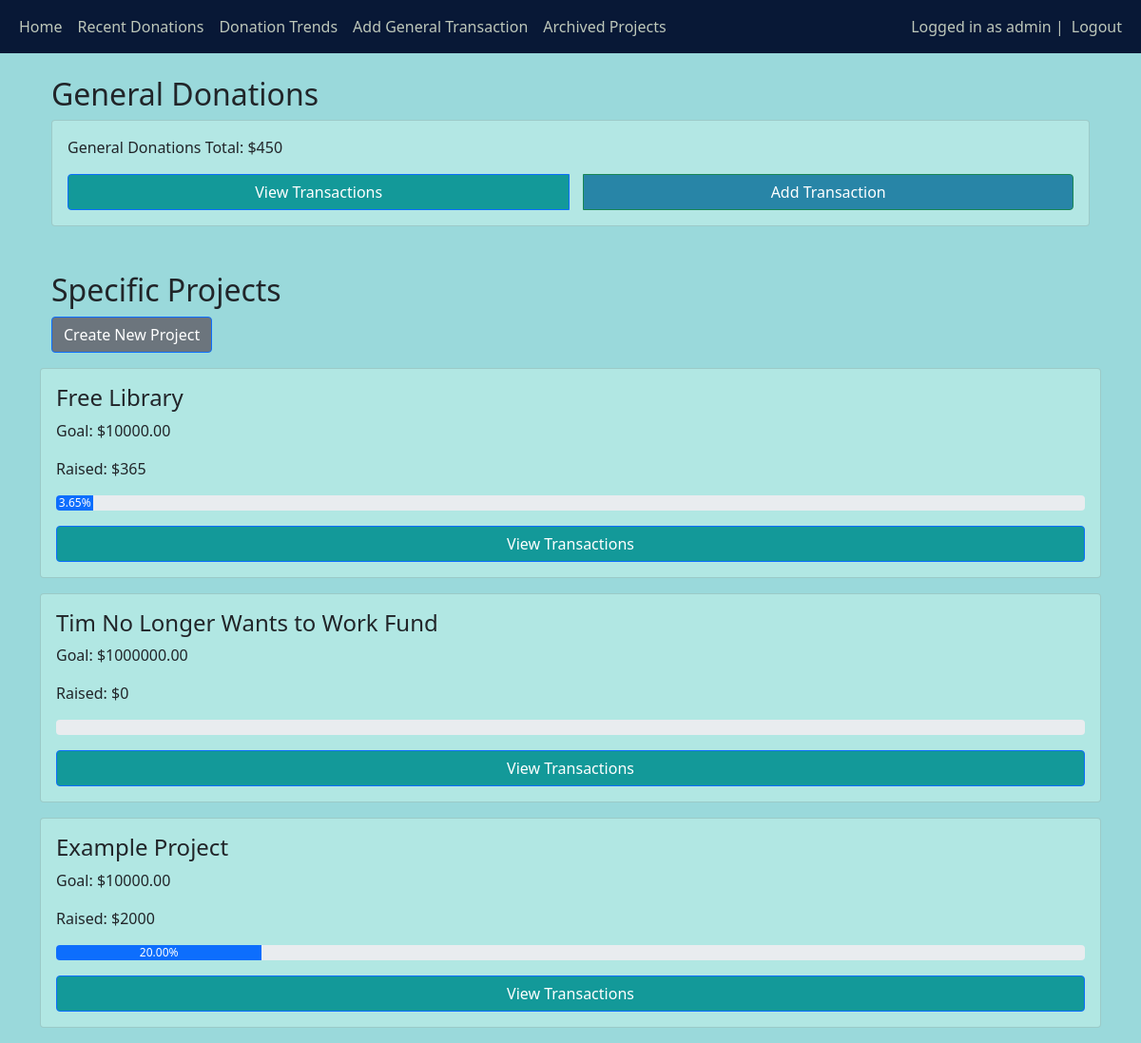
Screenshot of / (signed in) with the database file from the repository.
### main/models.py (models this page shows, shortened)
class Project(models.Model):
    name = models.CharField(max_length=100)
    start_date = models.DateField()
    end_date = models.DateField()
    goal_amount = models.DecimalField(max_digits=10, decimal_places=2)
    description = models.TextField(null=True, blank=True)
    owner = models.ForeignKey(User, on_delete=models.CASCADE)
    is_archived = models.BooleanField(default=False)

### main/views.py (the view)
# urls.py: path('', views.home, name='home'),
def home(request):
    general_total = Transaction.objects.filter(fund="general").aggregate(Sum('amount'))['amount__sum'] or 0
    projects = Project.objects.filter(is_archived=False) #projects = Project.objects.all()
    project_data = []
    for project in projects:
        total_raised = project.transactions.aggregate(Sum('amount'))['amount__sum'] or 0
        progress_percentage = (total_raised / project.goal_amount) * 100 if project.goal_amount > 0 else 0
        project_data.append({
            'project': project,
            'total_raised': total_raised,
            'progress_percentage': round(progress_percentage, 2),
            'is_owner': project.owner ==request.user
        })
    return render(request, 'main/home.html', {
        'general_total': general_total,
        'project_data': project_data
    })

### main/templates/main/home.html (shortened to what this page needs)
{% extends 'main/base.html' %}
{% block content %}
<div class="container mt-4">
    <h2>General Donations</h2>
    <div class="card p-3" style="background-color: #b3e7e4;">
        <p>General Donations Total: ${{ general_total }}</p>
        <div class="btn-group">
            <a href="{% url 'view_general_transactions' %}" class="btn btn-primary" class="btn" style="background-color: #069393eb; color: white !important;" >View Transactions</a>
            <a href="{% url 'add_general_transaction' %}" class="btn btn-success"  style="background-color: #2885a7; color: rgb(255, 255, 255) !important;">Add Transaction</a>
        </div>
    </div>
    <h2 class="mt-5">Specific Projects</h2>
    <a href="{% url 'create_project' %}" class="btn btn-primary mb-3"style="background-color: #6c757d; color: white !important;">Create New Project</a>
</div>
    {% for data in project_data %}
    <div class="card p-3 mb-3 position-relative" style="background-color: #b1e7e3;" style="padding-top: 2.5rem ;">
        <h4>{{ data.project.name }}</h4>
        <p>Goal: ${{ data.project.goal_amount }}</p>
        <p>Raised: ${{ data.total_raised }}</p>
        <div class="progress mb-3">
            <div class="progress-bar" role="progressbar"
                 style="width: {{ data.progress_percentage }}%;
                 aria-valuenow="{{ data.progress_percentage }}" aria-valuemin="0" aria-valuemax="100">
                {{ data.progress_percentage }}%
            </div>
        </div>
        <div class="btn-group">
            <a href="{% url 'view_project_transactions' data.project.id %}" class="btn btn-primary"  style="background-color: #069393eb; color: white !important;">View Transactions</a>
        </div>
    </div>
    {% endfor %}
</div>
{% endblock %}

### main/templates/main/base.html (shortened to what this page needs)
<!DOCTYPE html>
<html lang="en">
<head>
    <link href="https://cdn.jsdelivr.net/npm/bootstrap@5.1.3/dist/css/bootstrap.min.css" rel="stylesheet">
</head>
<body>
    <nav class="navbar navbar-expand-lg navbar-custom navbar-dark bg-dark">
        <div class="container-fluid">
            <div>
                <ul class="navbar-nav me-auto mb-2 mb-lg-0">
                    <li class="nav-item">
                        <a class="nav-link" href="/home">Home</a>
                    </li>
                    <li class="nav-item">
                        <a class="nav-link" href="/donations">Recent Donations</a>
                    </li>
                    <li class="nav-item">
                        <a class="nav-link" href="/trends">Donation Trends</a>
                    </li>
                    <li class="nav-item">
                        <a class="nav-link" href="{% url 'add_general_transaction' %}">Add General Transaction</a>
                    </li>
                    <li class="nav-item">
                        <a class="nav-link" href="{% url 'archived_projects' %}">Archived Projects</a>
                    </li>
                </ul>
            </div>
            <div>
                <ul class="navbar-nav">
                    {% if user.is_authenticated %}
                    <span class="navbar-text">Logged in as {{ user.username }} | </span>
                    <li class="nav-item">
                        <a class="nav-link" href="/logout">Logout</a>
                    </li>
                    {% else %}
                    <li class="nav-item">
                        <a class="nav-link" href="/login">Login</a>
                    </li>
                    {% endif %}
                </ul>
            </div>
        </div>
    </nav>
    <div class="container">
        {% block content %}{% endblock %}
</body>
</html>

### main/templates/main/base.html (style rules this page uses)
.btn-group { display: flex; gap: 15px; justify-content: center; flex-wrap: wrap; }
body { background-color: #9ad9db }
.navbar-custom { background-color: #081836 !important; }
.navbar-custom .navbar-text { color: #bdc7ba !important; }
.navbar-custom .nav-link { color: #bdc7ba !important; }

### rows the page displays
Project: project.name "Free Library", project.goal_amount "10000.00", total_raised "365", progress_percentage "3.65"
Project: project.name "Tim No Longer Wants to Work Fund", project.goal_amount "1000000.00", total_raised "0"
Project: project.name "Example Project", project.goal_amount "10000.00", total_raised "2000", progress_percentage "20.00"

### other values shown
{{ user.username }} "admin"
{{ general_total }} "450"
